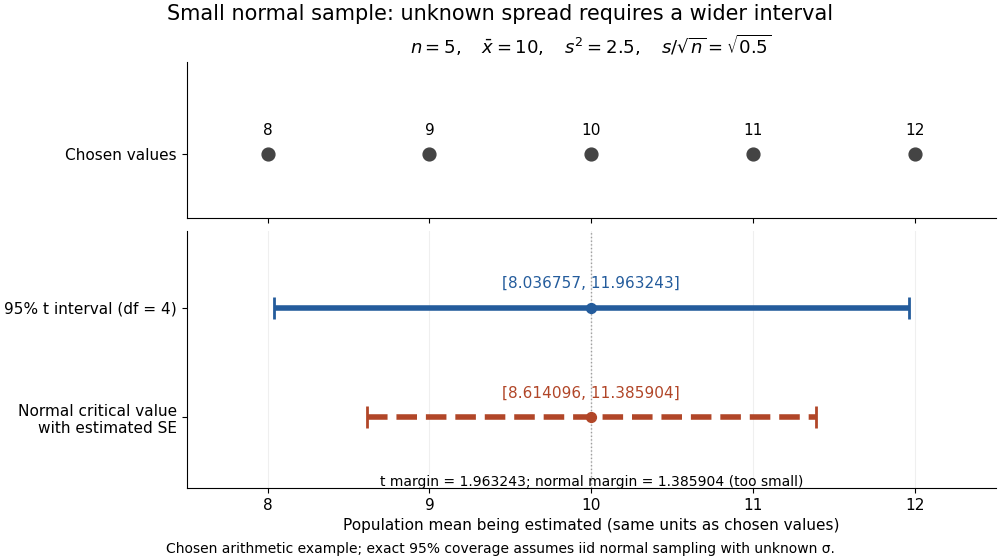

Source code (Python):
"""Original chosen-data illustration of a normal mean t interval; PNG in CWD.

Assumes iid normal sampling with unknown population standard deviation.
The five displayed values are chosen for arithmetic, not real measurements.
Tested with Python 3.14, matplotlib 3.10.7. Uses no SciPy.
"""
from math import sqrt
from pathlib import Path
from statistics import NormalDist, mean, variance

import matplotlib.pyplot as plt


def t4_cdf(t):
    a = t / sqrt(4 + t * t)
    return 0.5 + 0.75 * a - 0.25 * a ** 3


def t4_quantile(p):
    if not 0 < p < 1:
        raise ValueError("probability must lie strictly between zero and one")
    lo, hi = -1.0, 1.0
    while t4_cdf(lo) > p:
        lo *= 2
    while t4_cdf(hi) < p:
        hi *= 2
    for _ in range(100):
        mid = (lo + hi) / 2
        if t4_cdf(mid) < p:
            lo = mid
        else:
            hi = mid
    return (lo + hi) / 2


def main():
    chosen = [8, 9, 10, 11, 12]
    n = len(chosen)
    average = mean(chosen)
    s2 = variance(chosen)
    se = sqrt(s2 / n)
    critical = t4_quantile(0.975)
    t_margin = critical * se
    z_margin = NormalDist().inv_cdf(0.975) * se
    plt.rcParams.update({"font.size": 11, "axes.spines.top": False, "axes.spines.right": False})
    fig, axes = plt.subplots(2, 1, figsize=(10, 5.6), sharex=True, height_ratios=[1, 1.65], layout="constrained", facecolor="white")
    upper, lower = axes
    upper.scatter(chosen, [0] * n, s=85, color="#444444", zorder=3)
    for value in chosen:
        upper.annotate(str(value), (value, 0), xytext=(0, 14), textcoords="offset points", ha="center")
    upper.set_yticks([0], ["Chosen values"])
    upper.set_ylim(-0.45, 0.65)
    upper.set_title(r"$n=5,\quad\bar{x}=10,\quad s^2=2.5,\quad s/\sqrt{n}=\sqrt{0.5}$", fontsize=13)
    for y, margin, color, label, style in [(1, t_margin, "#245c9c", "95% t interval (df = 4)", "-"), (0, z_margin, "#b14628", "Normal critical value\nwith estimated SE", "--")]:
        left, right = average - margin, average + margin
        lower.plot([left, right], [y, y], color=color, lw=4, ls=style, solid_capstyle="butt")
        lower.scatter([left, right], [y, y], color=color, marker="|", s=240, linewidths=2)
        lower.scatter([average], [y], color=color, s=50, zorder=4)
        lower.annotate(f"[{left:.6f}, {right:.6f}]", (average, y), xytext=(0, 14), textcoords="offset points", ha="center", color=color)
    lower.set_yticks([1, 0], ["95% t interval (df = 4)", "Normal critical value\nwith estimated SE"])
    lower.set_ylim(-0.65, 1.7)
    lower.set_xlim(7.5, 12.5)
    lower.set_xticks([8, 9, 10, 11, 12])
    lower.axvline(average, color="#999999", lw=1, ls=":", zorder=0)
    lower.grid(axis="x", alpha=0.2)
    lower.set_xlabel("Population mean being estimated (same units as chosen values)")
    lower.text(0.5, 0.01, f"t margin = {t_margin:.6f}; normal margin = {z_margin:.6f} (too small)", transform=lower.transAxes, ha="center", fontsize=10)
    fig.suptitle("Small normal sample: unknown spread requires a wider interval", fontsize=15)
    fig.supxlabel("Chosen arithmetic example; exact 95% coverage assumes iid normal sampling with unknown σ.", fontsize=10)
    fig.savefig(Path(__file__).stem + ".png", dpi=100, facecolor="white", transparent=False)
    plt.close(fig)


if __name__ == "__main__":
    main()
